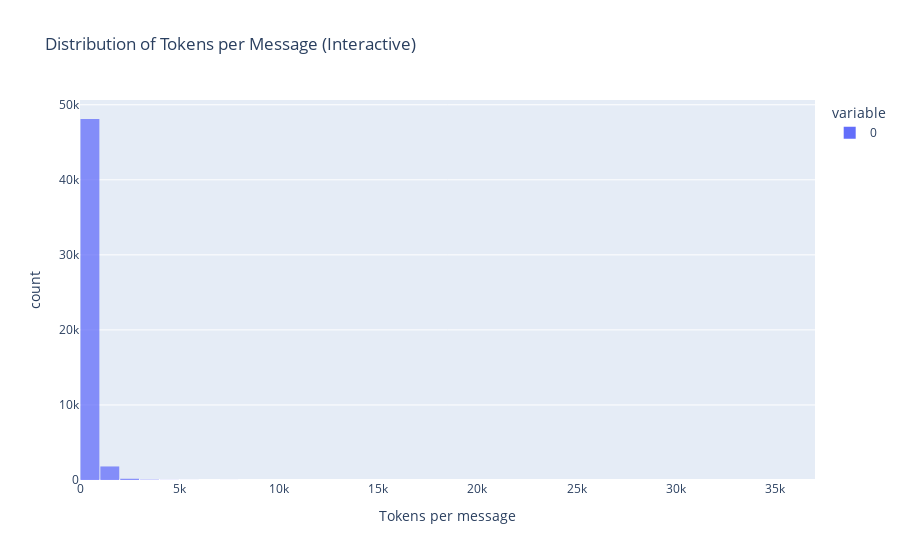

The notebook cell this image was saved under:
### Code cell
import matplotlib.pyplot as plt
import seaborn as sns  # for nicer style
import plotly.express as px

# Assuming token_counts is already computed (from previous cell)


# --- Plotly version (interactive) ---
fig = px.histogram(
    token_counts, nbins=50,
    title="Distribution of Tokens per Message (Interactive)",
    labels={"value": "Tokens per message", "count": "Number of messages"},
    opacity=0.75
)
fig.update_layout(bargap=0.05)
fig.show()

### Figure 1 — Plotly figure (JSON) as saved in the notebook; plotly's stock layout.template omitted (floating-point values rounded to 4 significant figures; data arrays with more than 128 entries replaced by an {"elided": "..."} marker saying what was removed)
{"data": [{"alignmentgroup": "True", "bingroup": "x", "hovertemplate": "variable=0<br>Tokens per message=%{x}<br>count=%{y}<extra></extra>", "legendgroup": "0", "marker": {"color": "#636efa", "opacity": 0.75, "pattern": {"shape": ""}}, "name": "0", "nbinsx": 50, "offsetgroup": "0", "orientation": "v", "showlegend": true, "type": "histogram", "x": {"elided": "50167 int values"}, "xaxis": "x", "yaxis": "y"}], "layout": {"bargap": 0.05, "barmode": "relative", "legend": {"title": {"text": "variable"}, "tracegroupgap": 0}, "title": {"text": "Distribution of Tokens per Message (Interactive)"}, "xaxis": {"anchor": "y", "domain": [0, 1], "title": {"text": "Tokens per message"}}, "yaxis": {"anchor": "x", "domain": [0, 1], "title": {"text": "count"}}}}
